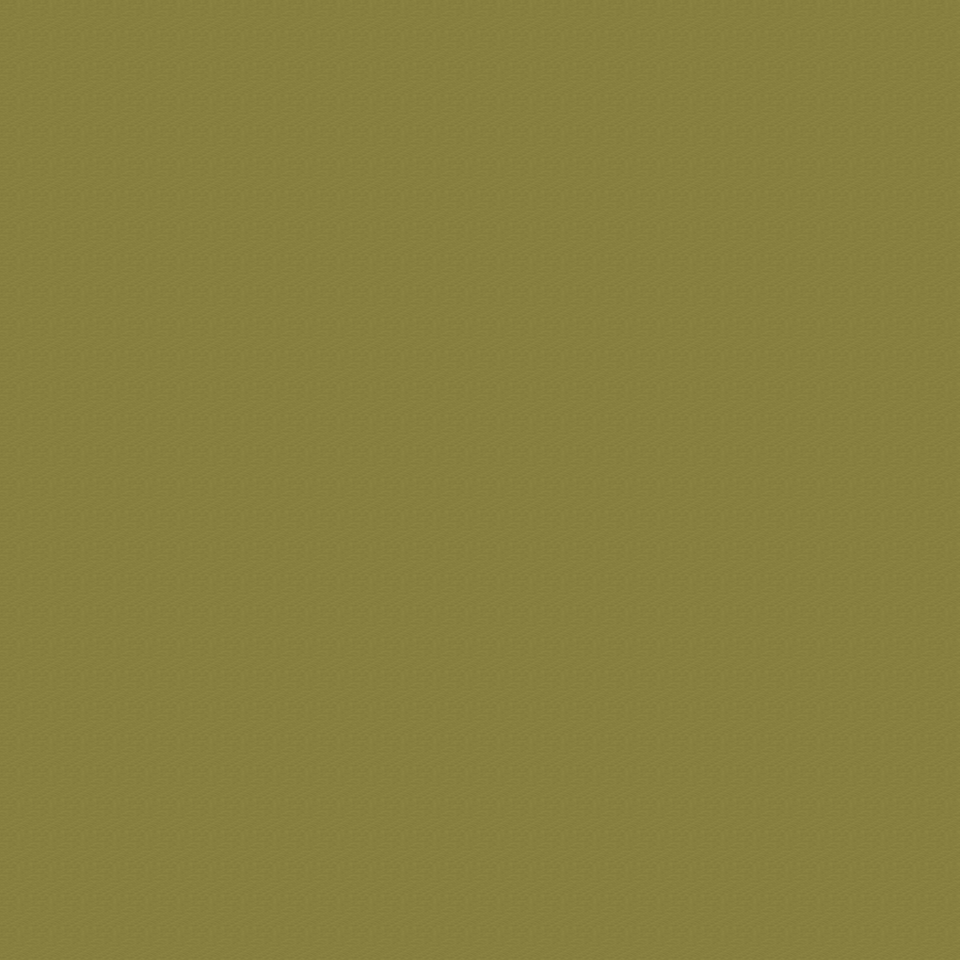

Tiled map render using the project's own tile images. Description and the map definition, with tile-layer contents summarised, below:
An orthogonal 30x30 tile map with 32x32 px tiles, 6 tile layers (Ground, Object, Object2, Above, ...), 7 tilesets and 2 objects (2x mapExit).

<map version="1.0" orientation="orthogonal" renderorder="right-down" width="30" height="30" tilewidth="32" tileheight="32" nextobjectid="3">
  <tileset firstgid="1" name="tileset_logic_collision" tilewidth="32" tileheight="32" tilecount="1" columns="1">
    <image source="../drawable/tileset_logic_collision.png" width="32" height="32" />
  </tileset>
  <tileset firstgid="2" name="tileset_ground_ground" tilewidth="32" tileheight="32" tilecount="33" columns="3">
    <image source="../drawable/tileset_ground_ground.png" width="96" height="352" />
  </tileset>
  <tileset firstgid="35" name="tileset_ground_ridge_earth_dark" tilewidth="32" tileheight="32" tilecount="96" columns="12">
    <image source="../drawable/tileset_ground_ridge_earth_dark.png" width="384" height="256" />
  </tileset>
  <tileset firstgid="131" name="tileset_ground_rock_huge_boulder" tilewidth="32" tileheight="32" tilecount="20" columns="5">
    <image source="../drawable/tileset_ground_rock_huge_boulder.png" width="160" height="128" />
  </tileset>
  <tileset firstgid="151" name="tileset_ground_ladder_vertical_pale" tilewidth="32" tileheight="32" tilecount="5" columns="5">
    <image source="../drawable/tileset_ground_ladder_vertical_pale.png" width="160" height="32" />
  </tileset>
  <tileset firstgid="156" name="tileset_building_fence_wooden_brown_fence" tilewidth="32" tileheight="32" tilecount="42" columns="7">
    <image source="../drawable/tileset_building_fence_wooden_brown_fence.png" width="224" height="192" />
  </tileset>
  <tileset firstgid="198" name="tileset_furniture_table_wooden_rectangular" tilewidth="32" tileheight="32" tilecount="9" columns="3">
    <image source="../drawable/tileset_furniture_table_wooden_rectangular.png" width="96" height="96" />
  </tileset>
  <layer name="Ground" width="30" height="30">
    <data>[900 cells, 900 non-empty, 1 distinct tile ids]</data>
  </layer>
  <layer name="Object" width="30" height="30">
    <data>[900 cells, 0 non-empty, 0 distinct tile ids]</data>
  </layer>
  <layer name="Object2" width="30" height="30">
    <data>[900 cells, 0 non-empty, 0 distinct tile ids]</data>
  </layer>
  <layer name="Above" width="30" height="30">
    <data>[900 cells, 0 non-empty, 0 distinct tile ids]</data>
  </layer>
  <layer name="Above2" width="30" height="30">
    <data>[900 cells, 0 non-empty, 0 distinct tile ids]</data>
  </layer>
  <layer name="Walkable" width="30" height="30">
    <data>[900 cells, 0 non-empty, 0 distinct tile ids]</data>
  </layer>
  <objectgroup name="MapEvents">
    <object id="1" name="south" type="mapExit" x="0" y="928" width="960" height="32">
      <properties>
        <property name="map" value="level_0_x81_y1" />
        <property name="x" value="0" />
        <property name="y" value="1" />
      </properties>
    </object>
    <object id="2" name="east" type="mapExit" x="928" y="0" width="32" height="960">
      <properties>
        <property name="map" value="level_0_x82_y0" />
        <property name="x" value="1" />
        <property name="y" value="0" />
      </properties>
    </object>
  </objectgroup>
</map>
